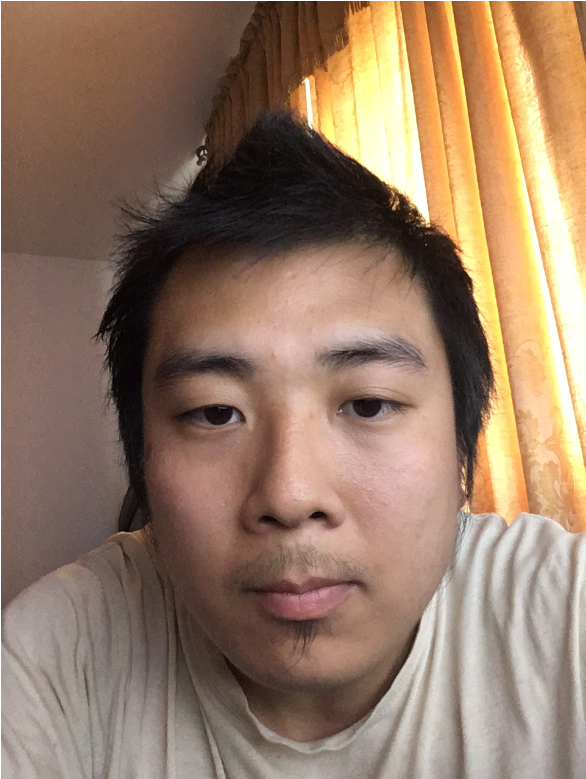
%> input picture ELEC498/Motion Detection/p1img.png, 586 x 779 px
$ octave q3b.m   (GNU Octave 9; MATLAB toolbox functions it lacks are replaced by stand-ins)
%> lines starting %> are read from the running program, lines starting %| are printed output that depends on the picture
### ELEC498/Motion Detection/imhistdistance.m
%q3a

function out=imhistdistance(A1, A2, L) %user specify L as L equal blocks(bins) of the image
%take in variables(A1,A2,L) (image1, image2, bins)
%transform A into L blocks/bins

%i)
B1= imhist(A1, L); %L is bin modifier, let L be user input
B2= imhist(A2, L);

x=B1;
y=B2;

%ii)
%if x and y are histogram bin vectors
xy   = dot(x,y);
nx   = norm(x);
ny   = norm(y);
den = nx*ny;
S   = xy/den;

%iii)
if S>0.5 %majority
    disp('Similar') %"Similar"
end

out=S
end

### ELEC498/Motion Detection/q3b.m
%q3b
clear
clc
clf

img=imread('p1img.png');
%> img is the input picture: size 779x586x3 uint8; mean R, G, B 149.4, 122.5, 101.6
im=rgb2gray(img); %grayscale
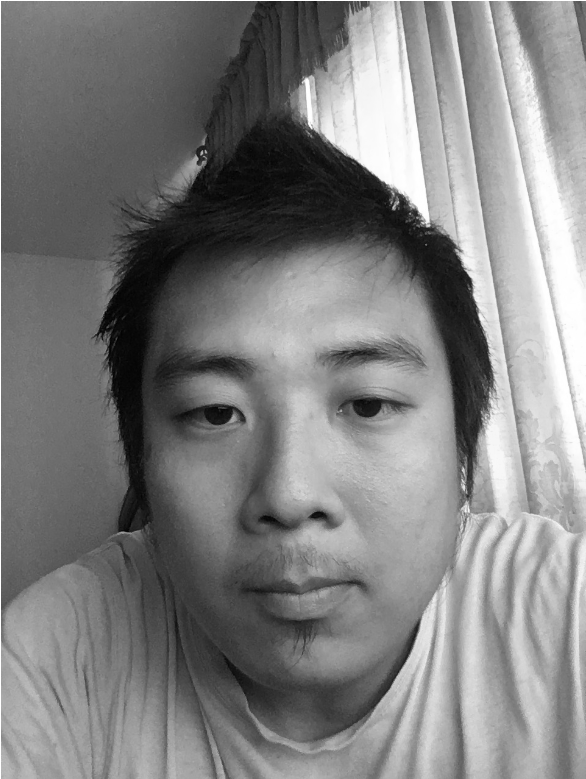
%> im: size 779x586 uint8; min 1, max 255, mean 128.2
a=im2double(im); %uint8 to double

img2=imread('Pentagon.tiff');%house is already greyscaled
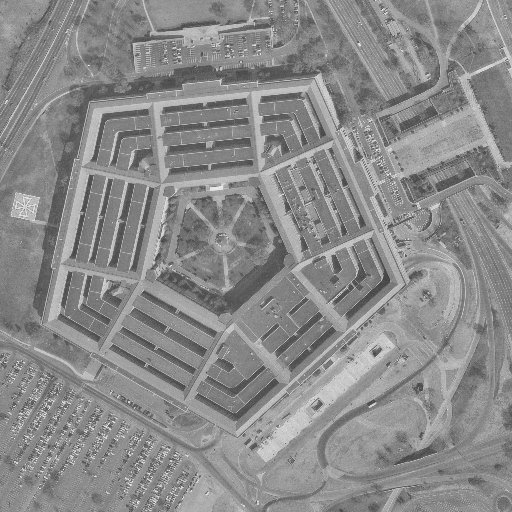
%> input picture ELEC498/Motion Detection/Pentagon.tiff, 512 x 512 px
%> img2 is the input picture: size 512x512 uint8; min 63, max 245, mean 138.5
b=im2double(img2); %uint8 to double

f=imhistdistance(a,b,256); %user-specified third parameter
%> in imhistdistance, `B1= imhist(A1, L);`: B1 = 256 values, max 4287 at index 113, min 0 at index 1, mean 1783.2
%> in imhistdistance, `B2= imhist(A2, L);`: B2 = 256 values, max 6773 at index 128, min 0 at index 1, mean 1024
%> in imhistdistance, `x=B1;`: x has the same summary as B1
%> in imhistdistance, `y=B2;`: y has the same summary as B2
%> in imhistdistance, `xy   = dot(x,y);`: xy = 626900383
%> in imhistdistance, `nx   = norm(x);`: nx = 31658.7
%> in imhistdistance, `ny   = norm(y);`: ny = 27915.4
%> in imhistdistance, `den = nx*ny;`: den = 883765369.2
%> in imhistdistance, `S   = xy/den;`: S = 0.709
%> f = 0.709
%result notes
%a,a returns 1 regardless of third parameter, which is true
%a,b are 2 different greyscale images that the function converts to
%histogram vector output data
